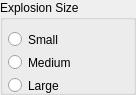
    <widget class="QGroupBox" name="IDC_DEATH_EXPLOSION_OPTIONS_GROUP">
      <property name="geometry">
        <rect>
          <x>168</x>
          <y>444</y>
          <width>136</width>
          <height>95</height>
        </rect>
      </property>
      <property name="title">
        <string>Explosion Size</string>
      </property>
      <property name="visible">
        <bool>true</bool>
      </property>
      <property name="enabled">
        <bool>true</bool>
      </property>
      <property name="flat">
        <bool>false</bool>
      </property>
      <widget class="QRadioButton" name="IDC_DEATH_EXPLOSION_SMALL">
        <property name="geometry">
          <rect>
            <x>8</x>
            <y>30</y>
            <width>89</width>
            <height>19</height>
          </rect>
        </property>
        <property name="text">
          <string>Small</string>
        </property>
        <property name="visible">
          <bool>true</bool>
        </property>
        <property name="enabled">
          <bool>true</bool>
        </property>
      </widget>
      <widget class="QRadioButton" name="IDC_DEATH_EXPLOSION_MEDIUM">
        <property name="geometry">
          <rect>
            <x>8</x>
            <y>53</y>
            <width>89</width>
            <height>19</height>
          </rect>
        </property>
        <property name="text">
          <string>Medium</string>
        </property>
        <property name="visible">
          <bool>true</bool>
        </property>
        <property name="enabled">
          <bool>true</bool>
        </property>
      </widget>
      <widget class="QRadioButton" name="IDC_DEATH_EXPLOSION_LARGE">
        <property name="geometry">
          <rect>
            <x>8</x>
            <y>76</y>
            <width>89</width>
            <height>19</height>
          </rect>
        </property>
        <property name="text">
          <string>Large</string>
        </property>
        <property name="visible">
          <bool>true</bool>
        </property>
        <property name="enabled">
          <bool>true</bool>
        </property>
      </widget>
    </widget>
